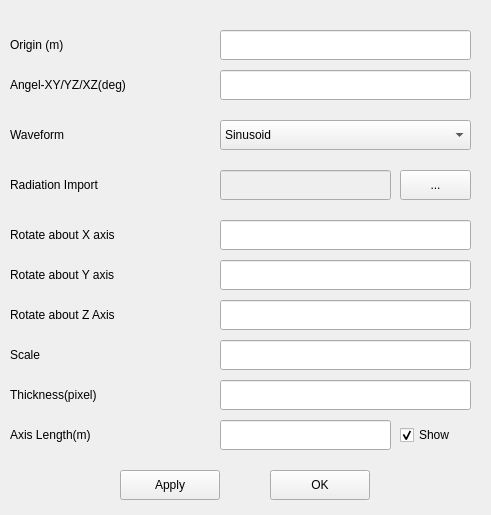
<?xml version="1.0" encoding="UTF-8"?>
<ui version="4.0">
 <class>frmRotate</class>
 <widget class="QMainWindow" name="frmRotate">
  <property name="geometry">
   <rect>
    <x>0</x>
    <y>0</y>
    <width>491</width>
    <height>515</height>
   </rect>
  </property>
  <property name="windowTitle">
   <string>Antenna properties</string>
  </property>
  <widget class="QWidget" name="centralwidget">
   <widget class="QPushButton" name="btnOK">
    <property name="geometry">
     <rect>
      <x>270</x>
      <y>470</y>
      <width>100</width>
      <height>30</height>
     </rect>
    </property>
    <property name="text">
     <string>OK</string>
    </property>
   </widget>
   <widget class="QPushButton" name="btnApply">
    <property name="geometry">
     <rect>
      <x>120</x>
      <y>470</y>
      <width>100</width>
      <height>30</height>
     </rect>
    </property>
    <property name="text">
     <string>Apply</string>
    </property>
   </widget>
   <widget class="QLabel" name="lblThe_start">
    <property name="geometry">
     <rect>
      <x>10</x>
      <y>220</y>
      <width>201</width>
      <height>30</height>
     </rect>
    </property>
    <property name="text">
     <string>Rotate about X axis</string>
    </property>
   </widget>
   <widget class="QLineEdit" name="txtRotate_z">
    <property name="geometry">
     <rect>
      <x>220</x>
      <y>300</y>
      <width>251</width>
      <height>30</height>
     </rect>
    </property>
   </widget>
   <widget class="QLabel" name="label_2">
    <property name="geometry">
     <rect>
      <x>10</x>
      <y>260</y>
      <width>201</width>
      <height>30</height>
     </rect>
    </property>
    <property name="text">
     <string>Rotate about Y axis</string>
    </property>
   </widget>
   <widget class="QLabel" name="label_3">
    <property name="geometry">
     <rect>
      <x>10</x>
      <y>300</y>
      <width>191</width>
      <height>30</height>
     </rect>
    </property>
    <property name="text">
     <string>Rotate about Z Axis</string>
    </property>
   </widget>
   <widget class="QLineEdit" name="txtRotate_x">
    <property name="geometry">
     <rect>
      <x>220</x>
      <y>220</y>
      <width>251</width>
      <height>30</height>
     </rect>
    </property>
   </widget>
   <widget class="QLineEdit" name="txtRotate_y">
    <property name="geometry">
     <rect>
      <x>220</x>
      <y>260</y>
      <width>251</width>
      <height>30</height>
     </rect>
    </property>
   </widget>
   <widget class="QLabel" name="lblThe_start_2">
    <property name="geometry">
     <rect>
      <x>10</x>
      <y>30</y>
      <width>201</width>
      <height>30</height>
     </rect>
    </property>
    <property name="text">
     <string>Origin (m)</string>
    </property>
   </widget>
   <widget class="QLineEdit" name="txtOrigin">
    <property name="geometry">
     <rect>
      <x>220</x>
      <y>30</y>
      <width>251</width>
      <height>30</height>
     </rect>
    </property>
   </widget>
   <widget class="QLabel" name="lblThe_start_4">
    <property name="geometry">
     <rect>
      <x>10</x>
      <y>120</y>
      <width>201</width>
      <height>30</height>
     </rect>
    </property>
    <property name="text">
     <string>Waveform</string>
    </property>
   </widget>
   <widget class="QComboBox" name="comboBox">
    <property name="enabled">
     <bool>true</bool>
    </property>
    <property name="geometry">
     <rect>
      <x>220</x>
      <y>120</y>
      <width>251</width>
      <height>30</height>
     </rect>
    </property>
    <item>
     <property name="text">
      <string>Sinusoid</string>
     </property>
    </item>
   </widget>
   <widget class="QLineEdit" name="txtAngel">
    <property name="geometry">
     <rect>
      <x>220</x>
      <y>70</y>
      <width>251</width>
      <height>30</height>
     </rect>
    </property>
   </widget>
   <widget class="QLabel" name="lblThe_start_3">
    <property name="geometry">
     <rect>
      <x>10</x>
      <y>70</y>
      <width>201</width>
      <height>30</height>
     </rect>
    </property>
    <property name="text">
     <string>Angel-XY/YZ/XZ(deg)</string>
    </property>
   </widget>
   <widget class="QLineEdit" name="txtScale">
    <property name="geometry">
     <rect>
      <x>220</x>
      <y>340</y>
      <width>251</width>
      <height>30</height>
     </rect>
    </property>
    <property name="text">
     <string/>
    </property>
   </widget>
   <widget class="QLabel" name="label_4">
    <property name="geometry">
     <rect>
      <x>10</x>
      <y>340</y>
      <width>191</width>
      <height>30</height>
     </rect>
    </property>
    <property name="text">
     <string>Scale</string>
    </property>
   </widget>
   <widget class="QLineEdit" name="txtAxisLength">
    <property name="geometry">
     <rect>
      <x>220</x>
      <y>420</y>
      <width>171</width>
      <height>30</height>
     </rect>
    </property>
    <property name="text">
     <string/>
    </property>
   </widget>
   <widget class="QLabel" name="label_5">
    <property name="geometry">
     <rect>
      <x>10</x>
      <y>420</y>
      <width>191</width>
      <height>30</height>
     </rect>
    </property>
    <property name="text">
     <string>Axis Length(m)</string>
    </property>
   </widget>
   <widget class="QLabel" name="lblThe_start_5">
    <property name="geometry">
     <rect>
      <x>10</x>
      <y>170</y>
      <width>201</width>
      <height>30</height>
     </rect>
    </property>
    <property name="text">
     <string>Radiation Import</string>
    </property>
   </widget>
   <widget class="QLineEdit" name="txtRadioFile">
    <property name="enabled">
     <bool>false</bool>
    </property>
    <property name="geometry">
     <rect>
      <x>220</x>
      <y>170</y>
      <width>171</width>
      <height>30</height>
     </rect>
    </property>
   </widget>
   <widget class="QPushButton" name="btnBrowse">
    <property name="geometry">
     <rect>
      <x>400</x>
      <y>170</y>
      <width>71</width>
      <height>30</height>
     </rect>
    </property>
    <property name="text">
     <string>...</string>
    </property>
   </widget>
   <widget class="QCheckBox" name="chkShowAxis">
    <property name="geometry">
     <rect>
      <x>400</x>
      <y>420</y>
      <width>71</width>
      <height>30</height>
     </rect>
    </property>
    <property name="text">
     <string>Show</string>
    </property>
    <property name="checked">
     <bool>true</bool>
    </property>
   </widget>
   <widget class="QLabel" name="label_6">
    <property name="geometry">
     <rect>
      <x>10</x>
      <y>380</y>
      <width>191</width>
      <height>30</height>
     </rect>
    </property>
    <property name="text">
     <string>Thickness(pixel)</string>
    </property>
   </widget>
   <widget class="QLineEdit" name="txtThickness">
    <property name="geometry">
     <rect>
      <x>220</x>
      <y>380</y>
      <width>251</width>
      <height>30</height>
     </rect>
    </property>
    <property name="text">
     <string/>
    </property>
   </widget>
  </widget>
 </widget>
 <resources/>
 <connections/>
</ui>
